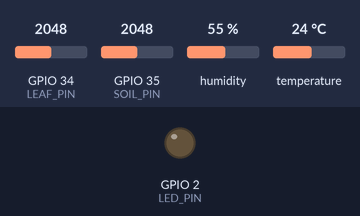
The sketch below on a simulated ESP32. Shown: output pins drawn as LEDs (lit = HIGH). The inputs (shaded band) are chosen by the test bench; at power-on: GPIO 34 (LEAF_PIN) = 2048, GPIO 35 (SOIL_PIN) = 2048, humidity 55 %, temperature 24 °C (analog values on the 0–4095 scale). WiFi joins after 1.5 s; servers stay silent unless stated; uploads are accepted with an empty reply; what the sketch prints to the serial monitor is not drawn.

Above: at 3.8 s.
3.9 s: GPIO 34 (LEAF_PIN) set to 3972
At 6.27 s:
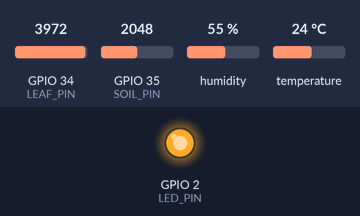
10.6 s: GPIO 35 (SOIL_PIN) set to 3972
16.6 s: GPIO 34 (LEAF_PIN) set to 2866
Timing chart, 0 to 28.6 s (numbered marks = the images above; inputs shaded):
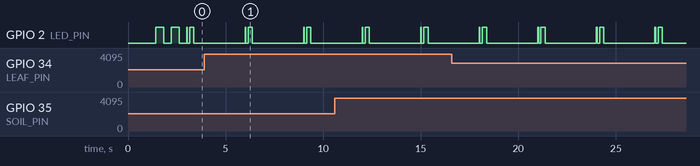

Measured:
- by itself, GPIO 2 (LED_PIN): repeats every 3.0 s: LOW 0.13 s, HIGH 0.21 s, LOW 2.6 s, HIGH 0.04 s

The sketch:

esp32_firmware.ino
```cpp
/*
 * =========================================================================
 * FloraGuard IoT - ESP32 Plant Disease Early Detection Node Firmware
 * =========================================================================
 *
 * Hardware Sensors:
 * - DHT11: Ambient Temperature & Relative Humidity (Pin GPIO 4)
 * - Capacitive Soil Moisture Sensor: Analog Soil Moisture (Pin ADC GPIO 35)
 * - Rain / Leaf Wetness Sensor: Precipitation detection (Pin ADC GPIO 34)
 * - Status LED: Pin GPIO 2 (Blinks on sampling and telemetry transmission)
 *
 * Communication:
 * - Wi-Fi Station Mode with auto-reconnect
 * - HTTP POST JSON payload to FastAPI backend (/api/telemetry)
 * - Robust offline fallback (Serial sampling continues if Wi-Fi is unavailable)
 *
 * Required Arduino Libraries:
 * 1. "DHT sensor library" by Adafruit
 * 2. "Adafruit Unified Sensor" by Adafruit
 * 3. "ArduinoJson" (v6 or v7) by Benoit Blanchon
 * =========================================================================
 */

#include <WiFi.h>
#include <WiFiClientSecure.h>
#include <HTTPClient.h>
#include <DHT.h>
#include <ArduinoJson.h>

// =========================================================================
// 1. CONFIGURATION PARAMETERS (Adjust to match your network & setup)
// =========================================================================

// Wi-Fi Credentials
const char* WIFI_SSID     = "Nehu's M02s";             // Wi-Fi SSID
const char* WIFI_PASSWORD = "nkeu5653";               // Wi-Fi Password

// Backend Server Configuration
// For CLOUD hosting (Render): use HTTPS URL below
// For LOCAL testing: use "http://192.168.x.x:8000/api/telemetry"
const char* SERVER_URL    = "https://floraguard-iot.onrender.com/api/telemetry";

// Hardware Identity & Timing
#define DEVICE_ID               "ESP32-AGRI-01"
#define TELEMETRY_INTERVAL_MS   3000   // Sampling interval in milliseconds (min 2000 for DHT11)
#define ANALOG_SAMPLE_COUNT     10     // Number of ADC samples for noise-filtered moving average

// Hardware Pin Assignments
#define DHTPIN                  4      // DHT11 Data pin (GPIO 4)
#define DHTTYPE                 DHT11  // Sensor type: DHT11 (Blue module) or DHT22 (White)
#define SOIL_PIN                35     // Soil moisture sensor AO → GPIO 35
#define LEAF_PIN                34     // Rain / leaf wetness sensor AO → GPIO 34
#define LED_PIN                 2      // Onboard status LED

// Sensor Enable Flags (Set to false if a sensor is physically not connected yet)
#define ENABLE_SOIL_SENSOR      true   // Set to false if soil sensor is not yet wired
#define ENABLE_LEAF_SENSOR      true   // Set to false if leaf sensor is not yet wired

// Analog Sensor Calibration Constants (12-bit ADC range: 0 - 4095)
// Calibrate these numbers by checking dry air vs water readings in Serial Monitor
const int SOIL_DRY  = 3200;   // Soil sensor in dry air  → 0% moisture
const int SOIL_WET  = 1200;   // Soil sensor submerged   → 100% moisture
const int LEAF_DRY  = 4000;   // Rain sensor fully dry   → 0% rain
const int LEAF_WET  = 500;    // Rain sensor soaking wet → 100% rain

// =========================================================================
// 2. HARDWARE INSTANCES & GLOBALS
// =========================================================================

DHT dht(DHTPIN, DHTTYPE);
unsigned long lastTelemetryTime = 0;
bool wifiConfigured = false;
int telemetrySequence = 0;

// =========================================================================
// 3. HELPER FUNCTIONS
// =========================================================================

/**
 * Filtered ADC reader: Takes multiple samples with jitter rejection to
 * eliminate electrical noise spikes common on ESP32 analog inputs.
 */
int readFilteredADC(int pin) {
  long sum = 0;
  for (int i = 0; i < ANALOG_SAMPLE_COUNT; i++) {
    sum += analogRead(pin);
    delay(5);
  }
  return (int)(sum / ANALOG_SAMPLE_COUNT);
}

/**
 * Soil Moisture calculation with division-by-zero protection and clamping.
 */
float readSoilMoisture() {
  if (!ENABLE_SOIL_SENSOR) return 0.0;

  int raw = readFilteredADC(SOIL_PIN);
  if (SOIL_DRY == SOIL_WET) return 0.0; // Avoid division by zero

  float pct = (float)(raw - SOIL_DRY) * 100.0 / (float)(SOIL_WET - SOIL_DRY);
  return constrain(pct, 0.0, 100.0);
}

/**
 * Leaf Wetness calculation with division-by-zero protection and clamping.
 */
float readLeafWetness() {
  if (!ENABLE_LEAF_SENSOR) return 0.0;

  int raw = readFilteredADC(LEAF_PIN);
  if (LEAF_DRY == LEAF_WET) return 0.0; // Avoid division by zero

  // Resistance decreases when water droplets bridge the interdigital grid
  float pct = (float)(raw - LEAF_DRY) * 100.0 / (float)(LEAF_WET - LEAF_DRY);
  return constrain(pct, 0.0, 100.0);
}

/**
 * Connects or reconnects to Wi-Fi with non-blocking timeout.
 */
void checkWiFiConnection() {
  if (strcmp(WIFI_SSID, "YOUR_WIFI_SSID") == 0) {
    // Default placeholder not updated by user
    return;
  }

  if (WiFi.status() == WL_CONNECTED) {
    return;
  }

  Serial.println("[WiFi] Establishing connection to AP...");
  WiFi.mode(WIFI_STA);
  WiFi.begin(WIFI_SSID, WIFI_PASSWORD);

  int attempts = 0;
  while (WiFi.status() != WL_CONNECTED && attempts < 15) {
    delay(400);
    digitalWrite(LED_PIN, !digitalRead(LED_PIN));
    Serial.print(".");
    attempts++;
  }

  digitalWrite(LED_PIN, LOW);
  if (WiFi.status() == WL_CONNECTED) {
    Serial.println("\n[WiFi] Connected successfully!");
    Serial.print("[WiFi] IP Address: ");
    Serial.println(WiFi.localIP());
  } else {
    Serial.println("\n[WiFi Warning] Connection timed out. Running in Offline Serial Mode.");
  }
}

/**
 * Sends JSON telemetry packet to FastAPI backend via HTTP POST.
 */
void sendTelemetry(float temp, float hum, float soil, float leaf) {
  if (WiFi.status() != WL_CONNECTED) {
    return; // Operating offline, skip HTTP post
  }

  HTTPClient http;
  WiFiClientSecure secureClient;
  secureClient.setInsecure(); // Skip certificate verification (acceptable for IoT project)
  http.begin(secureClient, SERVER_URL);
  http.addHeader("Content-Type", "application/json");
  http.setTimeout(5000); // 5 second timeout for HTTPS

  // Build JSON Document
  StaticJsonDocument<256> doc;
  doc["device_id"]     = DEVICE_ID;
  doc["temperature"]   = serialized(String(temp, 1));
  doc["humidity"]      = serialized(String(hum, 1));
  doc["soil_moisture"] = serialized(String(soil, 1));
  doc["leaf_wetness"]  = serialized(String(leaf, 1));   // rain sensor → leaf_wetness field
  doc["rain_intensity"]= serialized(String(leaf, 1));   // also sent as rain_intensity
  doc["source"]        = "HARDWARE";

  String requestBody;
  serializeJson(doc, requestBody);

  digitalWrite(LED_PIN, HIGH);
  int httpCode = http.POST(requestBody);

  if (httpCode > 0) {
    Serial.printf("[HTTP %d] Telemetry pushed: %s\n", httpCode, requestBody.c_str());
  } else {
    Serial.printf("[HTTP Err %d] %s (Target: %s)\n", httpCode, http.errorToString(httpCode).c_str(), SERVER_URL);
  }

  http.end();
  digitalWrite(LED_PIN, LOW);
}

// =========================================================================
// 4. MAIN SETUP
// =========================================================================

void setup() {
  Serial.begin(115200);
  delay(1000);

  pinMode(LED_PIN, OUTPUT);
  digitalWrite(LED_PIN, LOW);

  // Configure ADC resolution
  analogReadResolution(12); // 12-bit (0-4095)

  Serial.println("\n========================================================");
  Serial.println("  FloraGuard IoT - ESP32 Plant Disease Telemetry Node   ");
  Serial.println("========================================================");
  Serial.printf("Device Identifier: %s\n", DEVICE_ID);
  Serial.printf("DHT11 Signal Pin : GPIO %d\n", DHTPIN);
  Serial.printf("Soil Moisture Pin: GPIO %d (Enabled: %s)\n", SOIL_PIN, ENABLE_SOIL_SENSOR ? "YES" : "NO");
  Serial.printf("Leaf Wetness Pin : GPIO %d (Enabled: %s)\n", LEAF_PIN, ENABLE_LEAF_SENSOR ? "YES" : "NO");

  // Initialize DHT sensor
  dht.begin();

  // Test Wi-Fi if credentials are provided
  checkWiFiConnection();

  Serial.println("[System Ready] Starting telemetry loop...\n");
}

// =========================================================================
// 5. MAIN LOOP
// =========================================================================

void loop() {
  unsigned long currentMillis = millis();

  if (currentMillis - lastTelemetryTime >= TELEMETRY_INTERVAL_MS) {
    lastTelemetryTime = currentMillis;
    telemetrySequence++;

    // Blink status LED on sample
    digitalWrite(LED_PIN, HIGH);
    delay(40);
    digitalWrite(LED_PIN, LOW);

    // 1. Read DHT11 Sensor
    float humidity = dht.readHumidity();
    float temperature = dht.readTemperature();

    // 2. Read Soil Moisture & Leaf Wetness
    float soilMoisture = readSoilMoisture();
    float leafWetness = readLeafWetness();

    // 3. Handle DHT read failure
    if (isnan(humidity) || isnan(temperature)) {
      Serial.printf("[%03d] [DHT Error] Could not read from DHT11 on GPIO %d!\n", telemetrySequence, DHTPIN);
      Serial.println("      -> Check that the Data/'S' wire is plugged into GPIO 4 and 3.3V is connected.");
      return;
    }

    // 4. Print readable Telemetry Log to Serial Monitor
    Serial.printf("[%03d] Temp: %4.1f°C | Hum: %4.1f%% | Soil: %4.1f%% | Rain: %4.1f%% | Wi-Fi: %s\n",
                  telemetrySequence,
                  temperature,
                  humidity,
                  soilMoisture,
                  leafWetness,
                  (WiFi.status() == WL_CONNECTED) ? "ONLINE" : "OFFLINE");

    // 5. Reconnect Wi-Fi periodically if configured but dropped
    if (strcmp(WIFI_SSID, "YOUR_WIFI_SSID") != 0 && WiFi.status() != WL_CONNECTED) {
      checkWiFiConnection();
    }

    // 6. Transmit to FastAPI Backend
    sendTelemetry(temperature, humidity, soilMoisture, leafWetness);
  }
}
```
